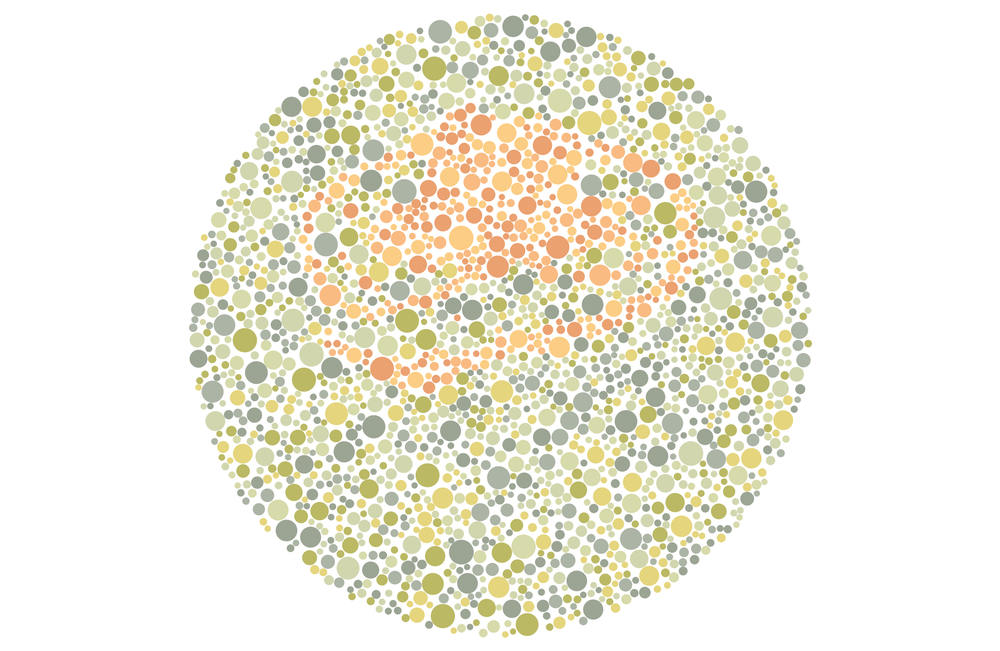
%> input picture 1A/Analyse_donnee/TP1/Quizz_GroupeGH/ishihara-50.png, 1000 x 651 px, shrunk from 2134 x 1390 before the run
$ octave exercice_3.m   (GNU Octave 9; MATLAB toolbox functions it lacks are replaced by stand-ins)
%> lines starting %> are read from the running program, lines starting %| are printed output that depends on the picture
%--------------------------------------------------------------------------
% ENSEEIHT - 1SN - Analyse de données
% TP1 - Espace de représentation des couleurs
% Exercice_1.m
%--------------------------------------------------------------------------

clear
close all
clc

taille_ecran = get(0,'ScreenSize');
L = taille_ecran(3);
H = taille_ecran(4);

%% Décomposition des canaux RVB d'une image couleur

I = imread('ishihara-50.png');          % 1er exemple
%> I is the input picture: size 651x1000x3 uint8; mean R, G, B 240.2, 237.6, 223.5
%I = imread('gantrycrane.png');     % 2nd exemple
%I = imread('pears.png');           % 3ième exemple (dernier exercice)
%I = imread('coloredChips.png');    % 4ième exemple (dernier exercice)

% Découpage de l'image en trois canaux et conversion en flottants
R = single(I(:,:,1));
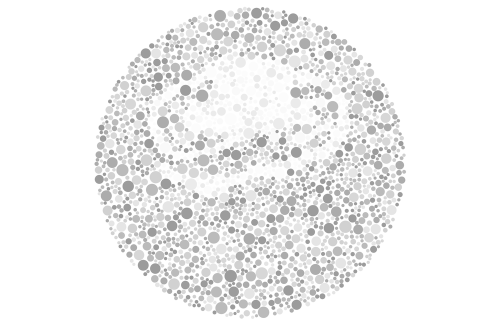
%> R: size 651x1000 single (shown at 1/2 size); min 145, max 255, mean 240.2
V = single(I(:,:,2));
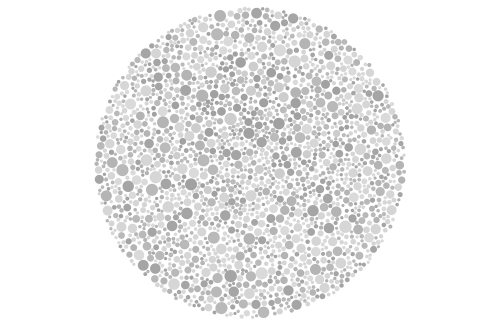
%> V: size 651x1000 single (shown at 1/2 size); min 150, max 255, mean 237.6
B = single(I(:,:,3));
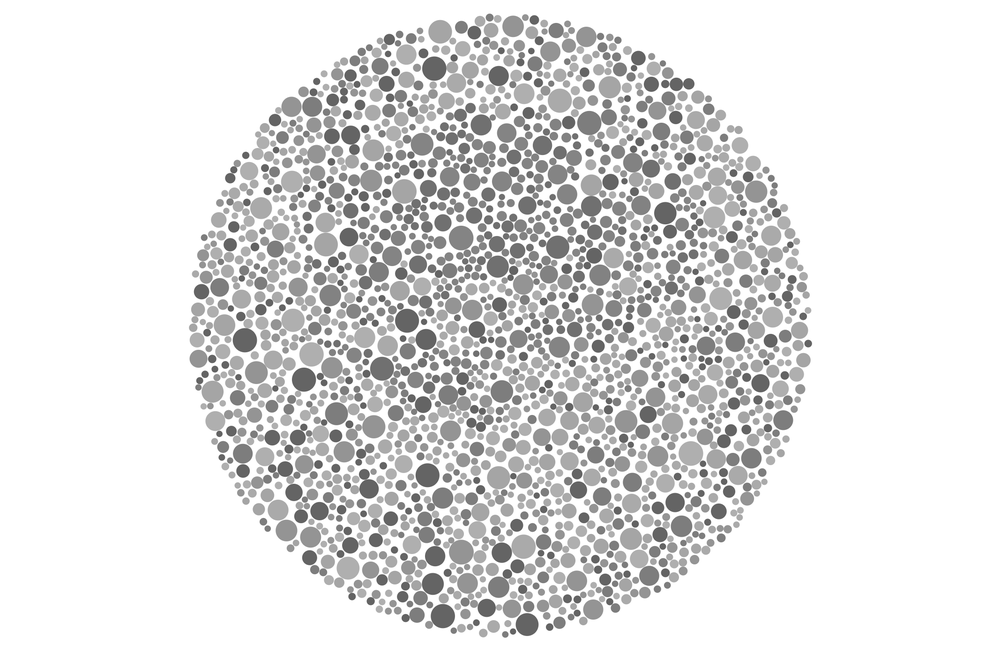
%> B: size 651x1000 single; min 82, max 255, mean 223.5

%% Affichage de l'image RVB et de ses canaux

% 1ère fenêtre d'affichage
figure('Name','Separation des canaux RVB',...
       'Position',[0.01*L,0.1*H,0.59*L,0.75*H])

% Affichage de l'image RVB
    subplot(2,2,1)	% La fenêtre comporte 2 lignes et 2 colonnes
    imagesc(I)
    axis off image
    title('Image RVB','FontSize',20)

colormap gray % Pour afficher les images en niveaux de gris
              % Affichage avec la palette 'parula' par défaut sinon

% Affichage du canal R
    subplot(2,2,2) % 1ère ligne, 2ème colonne
    imagesc(R)
    axis off image
    title('Canal R','FontSize',20)

% Affichage du canal V
    subplot(2,2,3) % 2ème ligne, 1ère colonne
    imagesc(V)
    axis off image
    title('Canal V','FontSize',20)

% Affichage du canal B
    subplot(2,2,4) % 2ème ligne, 2ème colonne
    imagesc(B)
    axis off image
    title('Canal B','FontSize',20)

% Enregistrement des images des canaux
imwrite(uint8(R),'canal_R.png')
imwrite(uint8(V),'canal_V.png')
imwrite(uint8(B),'canal_B.png')

%% Affichage du nuage de pixels dans le repère RVB

% % Deuxième fenêtre d'affichage
% figure('Name','Nuage de pixels dans le repere RVB',...
%        'Position',[0.61*L,0.1*H,0.38*L,0.6*H])
%
%     plot3(R,V,B,'b.')
%     axis equal
%     grid on
%     xlabel('R','FontWeight','bold')
%     ylabel('V','FontWeight','bold')
%     zlabel('B','FontWeight','bold')
%     title({'Représentation 3D des pixels' ...
%            'dans l''espace RVB'},'FontSize',20)
%     rotate3d

%% Calcul des corrélations entre les canaux RVB et des contrastes

% Matrice des données
X = [R(:) V(:) B(:)];	% Les trois canaux sont vectorisés et concaténés

% Matrice de variance/covariance
Sigma = zeros(3,3);
R_barre = mean(R(:));
%> R_barre = 240.2
V_barre = mean(V(:));
%> V_barre = 237.6
B_barre = mean(B(:));
%> B_barre = 223.5

Sigma(1,1) = 1/3 * sum (( R(:) - R_barre ).^2);
Sigma(2,2) = 1/3 * sum ((V(:) - V_barre).^2);
Sigma(3,3) = 1/3 * sum ((B(:) - B_barre).^2);
Sigma(1,2) = 1/3 * sum ( (R(:) - R_barre) .* ( V(:) - V_barre ) );
Sigma(2,1) = Sigma(1,2);
Sigma(1,3) = 1/3 * sum ( (R(:) - R_barre) .* ( B(:) - B_barre ) );
Sigma(3,1) = Sigma(1,3);
Sigma(2,3) = 1/3 * sum ( (V(:) - V_barre) .* ( B(:) - B_barre ) );
Sigma(3,2) = Sigma(2,3);

% Coefficients de corrélation linéaire
Sigma_RV = Sigma(1,2); Sigma_RB = Sigma(1,3); Sigma_VB = Sigma(2,3);
%> after `Sigma_RV = Sigma(1,2)`: Sigma_RV = 152801248
%> after `Sigma_RB = Sigma(1,3)`: Sigma_RB = 231257248
%> after `Sigma_VB = Sigma(2,3)`: Sigma_VB = 295424864
Ecart_Type_R=sqrt(Sigma(1,1)); Ecart_Type_V = sqrt(Sigma(2,2)); Ecart_Type_B = sqrt(Sigma(3,3));
%> after `Ecart_Type_R=sqrt(Sigma(1,1))`: Ecart_Type_R = 12889
%> after `Ecart_Type_V = sqrt(Sigma(2,2))`: Ecart_Type_V = 13396
%> after `Ecart_Type_B = sqrt(Sigma(3,3))`: Ecart_Type_B = 23555.2

r_RV = Sigma_RV/(Ecart_Type_R*Ecart_Type_V);
%> r_RV = 0.885
r_RB = Sigma_RB/(Ecart_Type_R*Ecart_Type_B);
%> r_RB = 0.762
r_VB = Sigma_VB/(Ecart_Type_V*Ecart_Type_B);
%> r_VB = 0.936

% Proportions de contraste
c_R = Ecart_Type_R^2 / (Ecart_Type_B^2 + Ecart_Type_R^2 + Ecart_Type_V^2);
%> c_R = 0.184
c_V = Ecart_Type_V^2 / (Ecart_Type_B^2 + Ecart_Type_R^2 + Ecart_Type_V^2);
%> c_V = 0.199
c_B = Ecart_Type_B^2 / (Ecart_Type_B^2 + Ecart_Type_R^2 + Ecart_Type_V^2);
%> c_B = 0.616

%% Exercice 2 - Analyse en Composantes Principales
[W,D] = eig(Sigma);
%> W = [0.397 0.834 0.384; -0.867 0.204 0.454; 0.3 -0.513 0.804]; D = [7234315.5 0 0; 0 61292745.7 0; 0 0 831899002.7]
diag_D = diag(D);
%> diag_D = [7234315.5; 61292745.7; 831899002.7]
[diag_D_triee, indices] = sort(diag_D,'descend');
%> diag_D_triee = [831899002.7; 61292745.7; 7234315.5]; indices = [3; 2; 1]
W_triee = W(:, indices);
%> W_triee = [0.384 0.834 0.397; 0.454 0.204 -0.867; 0.804 -0.513 0.3]

C_1 = X*W_triee(:,1);
C_2 = X*W_triee(:,2);
C_3 = X*W_triee(:,3);

C=[C_1, C_2, C_3];

C1_barre = mean(C(:,1));
%> C1_barre = 379.7
C2_barre = mean(C(:,2));
%> C2_barre = 134.2
C3_barre = mean(C(:,3));
%> C3_barre = -43.57

Sigma_C(1,1) = 1/3 * sum (( C(:,1) - C1_barre ).^2);
Sigma_C(2,2) = 1/3 * sum ((C(:,2) - C2_barre).^2);
Sigma_C(3,3) = 1/3 * sum ((C(:,3) - C3_barre).^2);
Sigma_C(1,2) = 1/3 * sum ( (C(:,1) - C1_barre) .* ( C(:,2) - C2_barre ) );
Sigma_C(2,1) = Sigma_C(1,2);
Sigma_C(1,3) = 1/3 * sum ( (C(:,1) - C1_barre) .* ( C(:,3) - C3_barre ) );
Sigma_C(3,1) = Sigma_C(1,3);
Sigma_C(2,3) = 1/3 * sum ( (C(:,2) - C2_barre) .* ( C(:,3) - C3_barre ) );
Sigma_C(3,2) = Sigma_C(2,3);

% Coefficients de corrélation linéaire
Sigma_C1C2 = Sigma_C(1,2); Sigma_C1C3 = Sigma_C(1,3); Sigma_C2C3 = Sigma_C(2,3);
%> after `Sigma_C1C2 = Sigma_C(1,2)`: Sigma_C1C2 = 1354942.8
%> after `Sigma_C1C3 = Sigma_C(1,3)`: Sigma_C1C3 = 373216.2
%> after `Sigma_C2C3 = Sigma_C(2,3)`: Sigma_C2C3 = -932362.9
Ecart_Type_C1=sqrt(Sigma_C(1,1)); Ecart_Type_C2 = sqrt(Sigma_C(2,2)); Ecart_Type_C3 = sqrt(Sigma_C(3,3));
%> after `Ecart_Type_C1=sqrt(Sigma_C(1,1))`: Ecart_Type_C1 = 28838.9
%> after `Ecart_Type_C2 = sqrt(Sigma_C(2,2))`: Ecart_Type_C2 = 7754
%> after `Ecart_Type_C3 = sqrt(Sigma_C(3,3))`: Ecart_Type_C3 = 2964.5

r_C1C2 = Sigma_C1C2/(Ecart_Type_C1*Ecart_Type_C2);
%> r_C1C2 = 0.00606
r_C1C3 = Sigma_C1C3/(Ecart_Type_C1*Ecart_Type_C3);
%> r_C1C3 = 0.00437
r_C2C3 = Sigma_C2C3/(Ecart_Type_C2*Ecart_Type_C3);
%> r_C2C3 = -0.0406

% Proportions de contraste
c_C1 = Ecart_Type_C1^2 / (Ecart_Type_C3^2 + Ecart_Type_C1^2 + Ecart_Type_C2^2);
%> c_C1 = 0.923
c_C2 = Ecart_Type_C2^2 / (Ecart_Type_C3^2 + Ecart_Type_C1^2 + Ecart_Type_C2^2);
%> c_C2 = 0.0668
c_C3 = Ecart_Type_C3^2 / (Ecart_Type_C3^2 + Ecart_Type_C1^2 + Ecart_Type_C2^2);
%> c_C3 = 0.00976

$ run again, with 1A/Analyse_donnee/TP1/Quizz_GroupeGH/ishihara-46.png copied over 1A/Analyse_donnee/TP1/Quizz_GroupeGH/ishihara-50.png
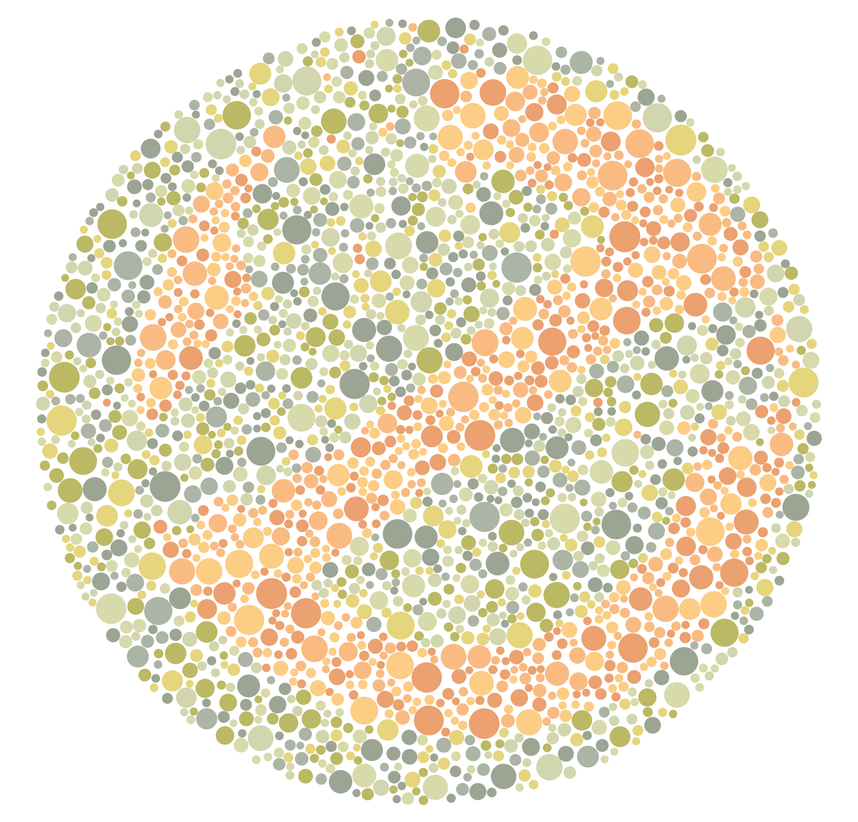
%> input picture 1A/Analyse_donnee/TP1/Quizz_GroupeGH/ishihara-46.png, 858 x 822 px, shrunk from 1604 x 1536 before the run
%> I is the input picture: size 822x858x3 uint8; mean R, G, B 236.6, 227.4, 204.9
%> `V = single(I(:,:,2));`:
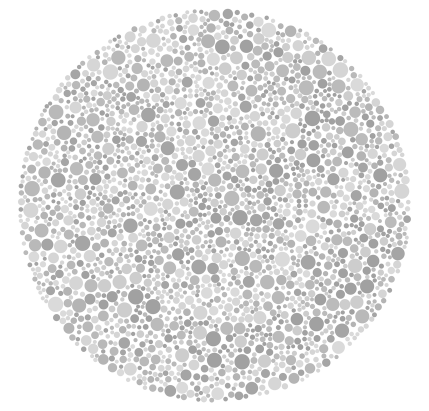
%> V: size 822x858 single (shown at 1/2 size); min 150, max 255, mean 227.4
%> `B = single(I(:,:,3));`:
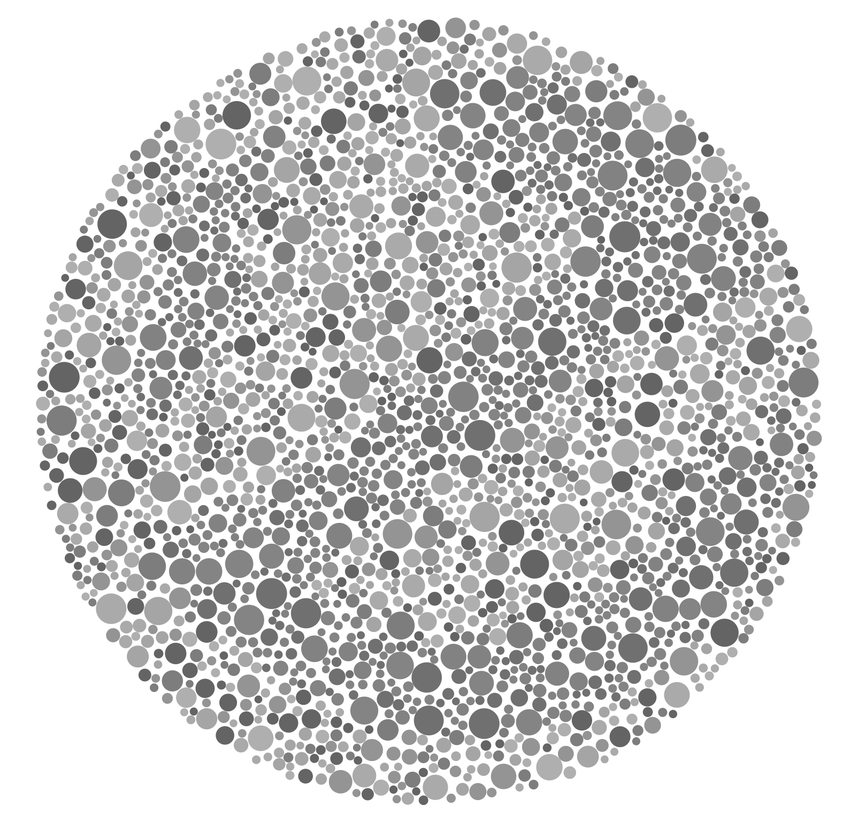
%> B: size 822x858 single; min 83, max 255, mean 204.9
%> R_barre = 236.6
%> V_barre = 227.4
%> B_barre = 204.9
%> Sigma_RV = 169816112
%> Sigma_RB = 243584368
%> Sigma_VB = 421107456
%> Ecart_Type_R = 14124.8
%> Ecart_Type_V = 16168.2
%> Ecart_Type_B = 28030.7
%> r_RV = 0.744
%> r_RB = 0.615
%> r_VB = 0.929
%> c_R = 0.16
%> c_V = 0.21
%> c_B = 0.63
%> W = [0.303 0.902 0.307; -0.873 0.133 0.469; 0.383 -0.41 0.828]; D = [17884284 0 0; 0 113748363.3 0; 0 0 1.12e+09]
%> diag_D = [17884284; 113748363.3; 1.12e+09]
%> diag_D_triee = [1.12e+09; 113748363.3; 17884284]; indices = [3; 2; 1]
%> W_triee = [0.307 0.902 0.303; 0.469 0.133 -0.873; 0.828 -0.41 0.383]
%> C1_barre = 349
%> C2_barre = 159.6
%> C3_barre = -48.38
%> Sigma_C1C2 = 1615415.9
%> Sigma_C1C3 = 260506.4
%> Sigma_C2C3 = 562479
%> Ecart_Type_C1 = 33332.3
%> Ecart_Type_C2 = 10619.3
%> Ecart_Type_C3 = 4270.3
%> r_C1C2 = 0.00456
%> r_C1C3 = 0.00183
%> r_C2C3 = 0.0124
%> c_C1 = 0.895
%> c_C2 = 0.0908
%> c_C3 = 0.0147

$ run again, with 1A/Analyse_donnee/TP1/Quizz_GroupeGH/ishihara-47.png copied over 1A/Analyse_donnee/TP1/Quizz_GroupeGH/ishihara-50.png
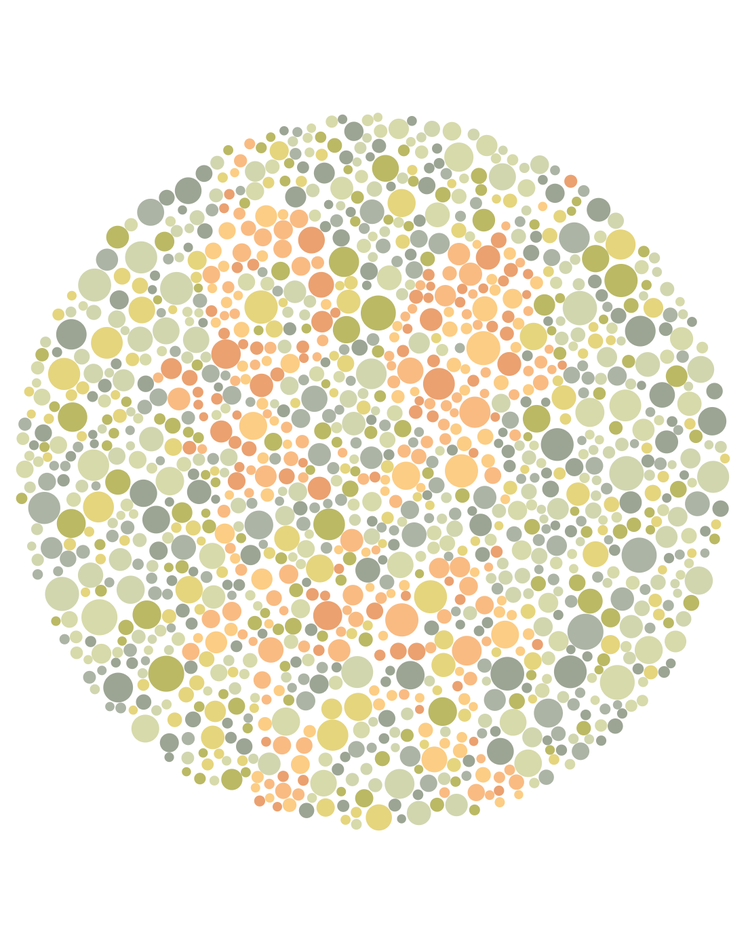
%> input picture 1A/Analyse_donnee/TP1/Quizz_GroupeGH/ishihara-47.png, 748 x 943 px, shrunk from 1103 x 1390 before the run
%> I is the input picture: size 943x748x3 uint8; mean R, G, B 238.6, 234.6, 217.8
%> `V = single(I(:,:,2));`:
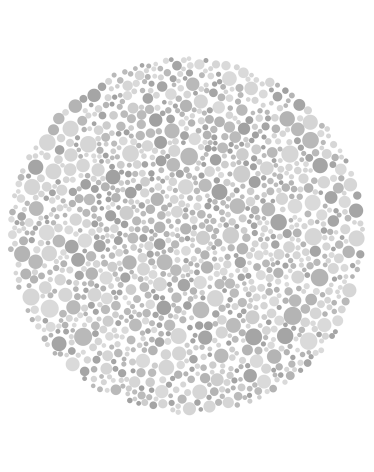
%> V: size 943x748 single (shown at 1/2 size); min 152, max 255, mean 234.6
%> `B = single(I(:,:,3));`:
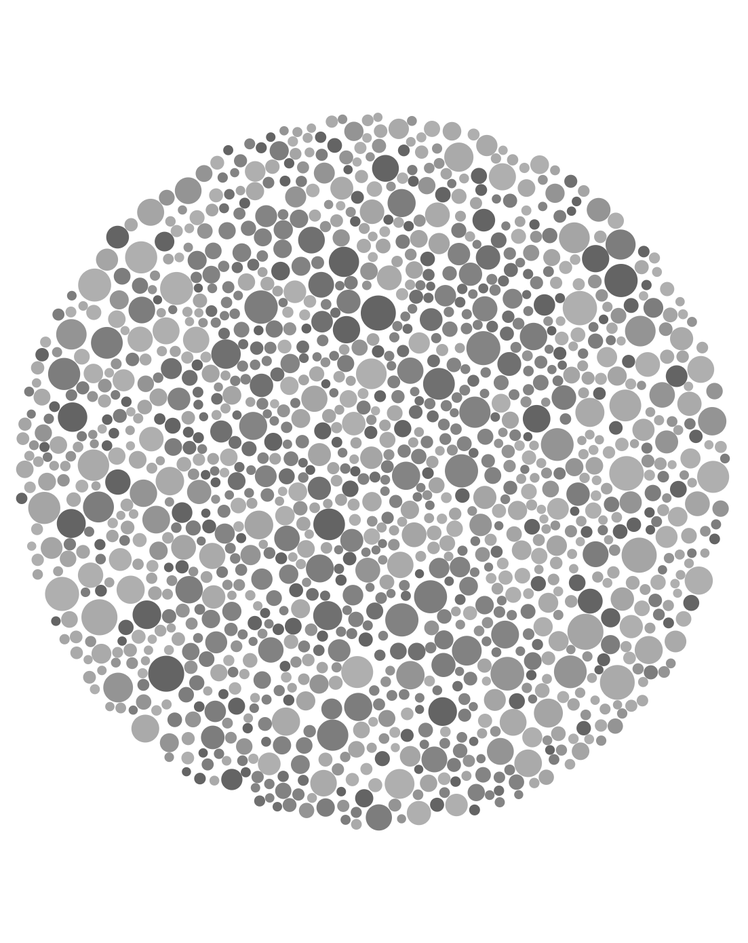
%> B: size 943x748 single; min 85, max 255, mean 217.8
%> R_barre = 238.6
%> V_barre = 234.6
%> B_barre = 217.8
%> Sigma_RV = 167578864
%> Sigma_RB = 254662720
%> Sigma_VB = 347154560
%> Ecart_Type_R = 13660
%> Ecart_Type_V = 14520.9
%> Ecart_Type_B = 25621.7
%> r_RV = 0.845
%> r_RB = 0.728
%> r_VB = 0.933
%> c_R = 0.177
%> c_V = 0.2
%> c_B = 0.623
%> W = [0.358 0.86 0.364; -0.874 0.171 0.455; 0.329 -0.481 0.813]; D = [11512863.4 0 0; 0 77531360.1 0; 0 0 964880912.6]
%> diag_D = [11512863.4; 77531360.1; 964880912.6]
%> diag_D_triee = [964880912.6; 77531360.1; 11512863.4]; indices = [3; 2; 1]
%> W_triee = [0.364 0.86 0.358; 0.455 0.171 -0.874; 0.813 -0.481 0.329]
%> C1_barre = 370.6
%> C2_barre = 140.6
%> C3_barre = -48
%> Sigma_C1C2 = 586162.8
%> Sigma_C1C3 = -899888.1
%> Sigma_C2C3 = -647260.8
%> Ecart_Type_C1 = 31012.5
%> Ecart_Type_C2 = 8902.4
%> Ecart_Type_C3 = 3447
%> r_C1C2 = 0.00212
%> r_C1C3 = -0.00842
%> r_C2C3 = -0.0211
%> c_C1 = 0.913
%> c_C2 = 0.0753
%> c_C3 = 0.0113
